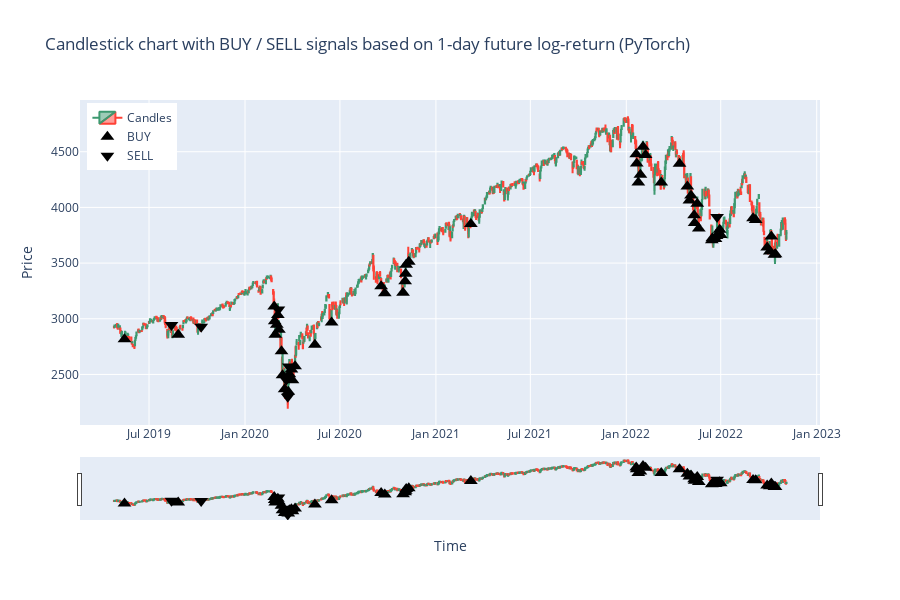

Here is the notebook cell this chart was saved with:
### Code cell
df_slice = df_ta.iloc[split_idx_val+SEQ_LEN:].copy()
y_pred_slice = y_pred[-len(df_slice):]  # make sure lengths match
df_slice = df_slice.copy()
df_slice["y_pred"] = y_pred_slice
# Identify signals
buy_signals = df_slice[df_slice["y_pred"] > 0.75]
sell_signals = df_slice[df_slice["y_pred"] < -0.75]
# Create candlestick figure
fig = go.Figure(data=[go.Candlestick(
    x=df_slice.index,   # use index for x-axis
    open=df_slice['Open'],
    high=df_slice['High'],
    low=df_slice['Low'],
    close=df_slice['Close'],
    name='Candles'
)])
# BUY signals (triangle-up)
fig.add_trace(go.Scatter(
    x=buy_signals.index,
    y=buy_signals['Low'],  # anchor near candle low
    mode='markers', 
    marker=dict(symbol='triangle-up', size=12, color='black'), 
    name='BUY'
))
# SELL signals (triangle-down)
fig.add_trace(go.Scatter(
    x=sell_signals.index,
    y=sell_signals['High'],  # anchor near candle high
    mode='markers', 
    marker=dict(symbol='triangle-down', size=12, color='black'),
    name='SELL'
))
fig.update_layout(
    title=f"Candlestick chart with BUY / SELL signals based on {HORIZON}-day future log-return (PyTorch)",
    xaxis_title="Time", 
    yaxis_title="Price", 
    height=600,
    legend=dict(x=0.01, y=0.99)
)
path = "lstm_full_test_pred_pytorch.png"
fig.write_image(path)
fig.show()
display(Image(filename=path)) # Display static image (GitHub-compatible)

### Figure 1 — Plotly figure (JSON) as saved in the notebook; plotly's stock layout.template omitted (floating-point values rounded to 4 significant figures; data arrays with more than 128 entries replaced by an {"elided": "..."} marker saying what was removed)
{"data": [{"close": {"elided": "892 float values"}, "high": {"elided": "892 float values"}, "low": {"elided": "892 float values"}, "name": "Candles", "open": {"elided": "892 float values"}, "type": "candlestick", "x": {"elided": "892 str values"}}, {"marker": {"color": "black", "size": 12, "symbol": "triangle-up"}, "mode": "markers", "name": "BUY", "type": "scatter", "x": ["2019-05-15T00:00:00", "2019-08-26T00:00:00", "2020-02-26T00:00:00", "2020-02-27T00:00:00", "2020-02-28T00:00:00", "2020-03-02T00:00:00", "2020-03-04T00:00:00", "2020-03-06T00:00:00", "2020-03-11T00:00:00", "2020-03-13T00:00:00", "2020-03-17T00:00:00", "2020-03-24T00:00:00", "2020-03-26T00:00:00", "2020-03-30T00:00:00", "2020-04-01T00:00:00", "2020-04-06T00:00:00", "2020-05-14T00:00:00", "2020-06-15T00:00:00", "2020-09-18T00:00:00", "2020-09-25T00:00:00", "2020-10-30T00:00:00", "2020-11-03T00:00:00", "2020-11-04T00:00:00", "2020-11-05T00:00:00", "2020-11-10T00:00:00", "2021-03-09T00:00:00", "2022-01-20T00:00:00", "2022-01-21T00:00:00", "2022-01-24T00:00:00", "2022-01-28T00:00:00", "2022-02-02T00:00:00", "2022-02-07T00:00:00", "2022-03-09T00:00:00", "2022-04-13T00:00:00", "2022-04-28T00:00:00", "2022-05-02T00:00:00", "2022-05-05T00:00:00", "2022-05-11T00:00:00", "2022-05-12T00:00:00", "2022-05-17T00:00:00", "2022-05-20T00:00:00", "2022-06-14T00:00:00", "2022-06-15T00:00:00", "2022-06-21T00:00:00", "2022-06-23T00:00:00", "2022-06-29T00:00:00", "2022-07-01T00:00:00", "2022-09-01T00:00:00", "2022-09-06T00:00:00", "2022-09-28T00:00:00", "2022-10-03T00:00:00", "2022-10-06T00:00:00", "2022-10-12T00:00:00", "2022-10-14T00:00:00"], "y": [2815.0, 2856.0, 3109.0, 2977.0, 2856.0, 2945.0, 3034.0, 2902.0, 2707.0, 2492.0, 2367.0, 2344.0, 2501.0, 2545.0, 2447.0, 2575.0, 2767.0, 2966.0, 3292.0, 3228.0, 3234.0, 3336.0, 3405.0, 3486.0, 3512.0, 3852.0, 4478.0, 4395.0, 4223.0, 4292.0, 4544.0, 4471.0, 4223.0, 4393.0, 4189.0, 4063.0, 4106.0, 3929.0, 3859.0, 4034.0, 3810.0, 3706.0, 3722.0, 3715.0, 3744.0, 3799.0, 3752.0, 3904.0, 3887.0, 3641.0, 3605.0, 3739.0, 3574.0, 3580.0]}, {"marker": {"color": "black", "size": 12, "symbol": "triangle-down"}, "mode": "markers", "name": "SELL", "type": "scatter", "x": ["2019-08-13T00:00:00", "2019-10-09T00:00:00", "2020-03-05T00:00:00", "2020-03-20T00:00:00", "2020-03-23T00:00:00", "2020-03-25T00:00:00", "2022-06-24T00:00:00"], "y": [2943.0, 2929.0, 3083.0, 2453.0, 2301.0, 2571.0, 3914.0]}], "layout": {"height": 600, "legend": {"x": 0.01, "y": 0.99}, "title": {"text": "Candlestick chart with BUY / SELL signals based on 1-day future log-return (PyTorch)"}, "xaxis": {"title": {"text": "Time"}}, "yaxis": {"title": {"text": "Price"}}}}
